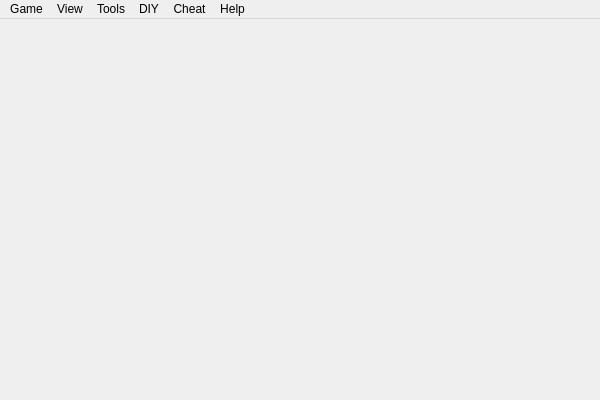
<?xml version="1.0" encoding="UTF-8"?>
<ui version="4.0">
 <class>MainWindow</class>
 <widget class="QMainWindow" name="MainWindow">
  <property name="geometry">
   <rect>
    <x>0</x>
    <y>0</y>
    <width>600</width>
    <height>400</height>
   </rect>
  </property>
  <property name="windowTitle">
   <string>Sanguosha</string>
  </property>
  <widget class="QWidget" name="centralWidget"/>
  <widget class="QMenuBar" name="menuBar">
   <property name="geometry">
    <rect>
     <x>0</x>
     <y>0</y>
     <width>600</width>
     <height>23</height>
    </rect>
   </property>
   <widget class="QMenu" name="menuGame">
    <property name="title">
     <string>Game</string>
    </property>
    <addaction name="actionStart_Game"/>
    <addaction name="actionStart_Server"/>
    <addaction name="actionPC_Console_Start"/>
    <addaction name="actionReplay"/>
    <addaction name="actionExit"/>
   </widget>
   <widget class="QMenu" name="menuOptions">
    <property name="title">
     <string>Tools</string>
    </property>
    <addaction name="actionConfigure"/>
    <addaction name="actionGeneral_Overview"/>
    <addaction name="actionCard_Overview"/>
    <addaction name="actionScenario_Overview"/>
    <addaction name="actionBroadcast"/>
    <addaction name="actionAI_Melee"/>
    <addaction name="actionReplay_file_convert"/>
    <addaction name="separator"/>
    <addaction name="actionEnable_Hotkey"/>
    <addaction name="actionExpand_dashboard"/>
    <addaction name="actionView_Discarded"/>
    <addaction name="actionView_distance"/>
    <addaction name="actionServerInformation"/>
    <addaction name="actionSurrender"/>
    <addaction name="actionKick"/>
    <addaction name="actionSaveRecord"/>
   </widget>
   <widget class="QMenu" name="menuHelp">
    <property name="title">
     <string>Help</string>
    </property>
    <addaction name="actionAbout"/>
    <addaction name="actionAbout_Qt"/>
    <addaction name="actionAbout_irrKlang"/>
    <addaction name="actionAcknowledgement"/>
    <addaction name="separator"/>
    <addaction name="actionRole_assign_table"/>
   </widget>
   <widget class="QMenu" name="menuView">
    <property name="title">
     <string>View</string>
    </property>
    <addaction name="actionShow_Hide_Menu"/>
    <addaction name="actionFullscreen"/>
    <addaction name="actionMinimize_to_system_tray"/>
   </widget>
   <widget class="QMenu" name="menuCheat">
    <property name="enabled">
     <bool>true</bool>
    </property>
    <property name="title">
     <string>Cheat</string>
    </property>
    <addaction name="actionGet_card"/>
    <addaction name="actionDamage_maker"/>
    <addaction name="actionDeath_note"/>
    <addaction name="actionRevive_wand"/>
    <addaction name="actionSend_lowlevel_command"/>
   </widget>
   <widget class="QMenu" name="menuDIY">
    <property name="title">
     <string>DIY</string>
    </property>
    <addaction name="actionCard_editor"/>
    <addaction name="actionScript_editor"/>
    <addaction name="actionPackaging"/>
   </widget>
   <addaction name="menuGame"/>
   <addaction name="menuView"/>
   <addaction name="menuOptions"/>
   <addaction name="menuDIY"/>
   <addaction name="menuCheat"/>
   <addaction name="menuHelp"/>
  </widget>
  <action name="actionExit">
   <property name="text">
    <string>Exit</string>
   </property>
  </action>
  <action name="actionConfigure">
   <property name="enabled">
    <bool>true</bool>
   </property>
   <property name="icon">
    <iconset>
     <normaloff>../image/system/settings.png</normaloff>../image/system/settings.png</iconset>
   </property>
   <property name="text">
    <string>Configure</string>
   </property>
  </action>
  <action name="actionStart_Server">
   <property name="text">
    <string>Start server</string>
   </property>
   <property name="shortcut">
    <string>Ctrl+S</string>
   </property>
  </action>
  <action name="actionStart_Game">
   <property name="text">
    <string>Start game</string>
   </property>
   <property name="shortcut">
    <string>Ctrl+G</string>
   </property>
  </action>
  <action name="actionGeneral_Overview">
   <property name="text">
    <string>General overview</string>
   </property>
   <property name="shortcut">
    <string>Ctrl+E</string>
   </property>
  </action>
  <action name="actionAbout">
   <property name="text">
    <string>About</string>
   </property>
  </action>
  <action name="actionCard_Overview">
   <property name="text">
    <string>Card overview</string>
   </property>
   <property name="shortcut">
    <string>Ctrl+R</string>
   </property>
  </action>
  <action name="actionEnable_Hotkey">
   <property name="checkable">
    <bool>true</bool>
   </property>
   <property name="text">
    <string>Enable hotkey</string>
   </property>
  </action>
  <action name="actionAbout_Qt">
   <property name="text">
    <string>About Qt</string>
   </property>
  </action>
  <action name="actionView_Discarded">
   <property name="enabled">
    <bool>false</bool>
   </property>
   <property name="text">
    <string>View Discarded</string>
   </property>
   <property name="shortcut">
    <string>Ctrl+D</string>
   </property>
  </action>
  <action name="actionView_distance">
   <property name="enabled">
    <bool>false</bool>
   </property>
   <property name="text">
    <string>View distance</string>
   </property>
   <property name="shortcut">
    <string>Ctrl+I</string>
   </property>
  </action>
  <action name="actionServerInformation">
   <property name="enabled">
    <bool>false</bool>
   </property>
   <property name="text">
    <string>Server information</string>
   </property>
  </action>
  <action name="actionKick">
   <property name="enabled">
    <bool>false</bool>
   </property>
   <property name="text">
    <string>Kick</string>
   </property>
  </action>
  <action name="actionReplay">
   <property name="text">
    <string>Replay</string>
   </property>
  </action>
  <action name="actionSaveRecord">
   <property name="enabled">
    <bool>false</bool>
   </property>
   <property name="text">
    <string>Save battle record</string>
   </property>
  </action>
  <action name="actionFullscreen">
   <property name="text">
    <string>Fullscreen</string>
   </property>
   <property name="shortcut">
    <string>Alt+Return</string>
   </property>
  </action>
  <action name="actionShow_Hide_Menu">
   <property name="text">
    <string>Show/Hide menu</string>
   </property>
   <property name="shortcut">
    <string>Alt+M</string>
   </property>
  </action>
  <action name="actionSurrender">
   <property name="enabled">
    <bool>false</bool>
   </property>
   <property name="text">
    <string>Surrender</string>
   </property>
  </action>
  <action name="actionMinimize_to_system_tray">
   <property name="text">
    <string>Minimize to system tray</string>
   </property>
   <property name="shortcut">
    <string>Alt+X</string>
   </property>
  </action>
  <action name="actionRole_assign_table">
   <property name="text">
    <string>Role assign table</string>
   </property>
  </action>
  <action name="actionScenario_Overview">
   <property name="text">
    <string>Scenario overview</string>
   </property>
  </action>
  <action name="actionAbout_irrKlang">
   <property name="text">
    <string>About irrKlang</string>
   </property>
  </action>
  <action name="actionScript_editor">
   <property name="enabled">
    <bool>true</bool>
   </property>
   <property name="text">
    <string>Script editor</string>
   </property>
  </action>
  <action name="actionBroadcast">
   <property name="text">
    <string>Broadcast ...</string>
   </property>
  </action>
  <action name="actionAcknowledgement">
   <property name="text">
    <string>Acknowledgement</string>
   </property>
  </action>
  <action name="actionDamage_maker">
   <property name="enabled">
    <bool>true</bool>
   </property>
   <property name="text">
    <string>Damage maker</string>
   </property>
   <property name="shortcut">
    <string>Alt+A</string>
   </property>
  </action>
  <action name="actionExpand_dashboard">
   <property name="checkable">
    <bool>true</bool>
   </property>
   <property name="text">
    <string>Expand dashboard</string>
   </property>
  </action>
  <action name="actionGet_card">
   <property name="enabled">
    <bool>true</bool>
   </property>
   <property name="text">
    <string>Get card ...</string>
   </property>
   <property name="shortcut">
    <string>Alt+G</string>
   </property>
  </action>
  <action name="actionDeath_note">
   <property name="text">
    <string>Death note ...</string>
   </property>
   <property name="shortcut">
    <string>Alt+D</string>
   </property>
  </action>
  <action name="actionRevive_wand">
   <property name="text">
    <string>Revive wand ...</string>
   </property>
   <property name="shortcut">
    <string>Alt+F</string>
   </property>
  </action>
  <action name="actionCard_editor">
   <property name="text">
    <string>Card editor ...</string>
   </property>
   <property name="shortcut">
    <string>Ctrl+T</string>
   </property>
  </action>
  <action name="actionPC_Console_Start">
   <property name="text">
    <string>PC Console Start</string>
   </property>
  </action>
  <action name="actionPackaging">
   <property name="text">
    <string>Package manager ...</string>
   </property>
   <property name="shortcut">
    <string>Ctrl+P</string>
   </property>
  </action>
  <action name="actionAI_Melee">
   <property name="text">
    <string>AI Melee</string>
   </property>
   <property name="shortcut">
    <string>Ctrl+M</string>
   </property>
  </action>
  <action name="actionReplay_file_convert">
   <property name="text">
    <string>Replay file convert ...</string>
   </property>
  </action>
  <action name="actionSend_lowlevel_command">
   <property name="text">
    <string>Send lowlevel command ...</string>
   </property>
  </action>
 </widget>
 <layoutdefault spacing="6" margin="11"/>
 <resources/>
 <connections/>
</ui>
